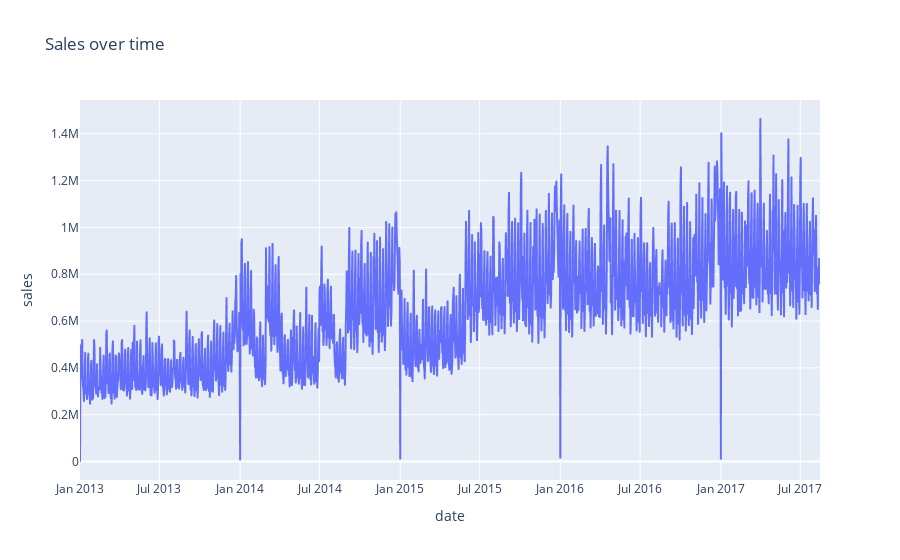

The cell this chart's notebook holds for it:
### Markdown cell above
#### Daily sales over time as line plot

### Code cell
px.line(train.groupby("date").agg({"sales": "sum"}).reset_index(), x="date", y="sales", title="Sales over time")

### Figure 1 — Plotly figure (JSON) as saved in the notebook; plotly's stock layout.template omitted (floating-point values rounded to 4 significant figures; data arrays with more than 128 entries replaced by an {"elided": "..."} marker saying what was removed)
{"data": [{"hovertemplate": "date=%{x}<br>sales=%{y}<extra></extra>", "legendgroup": "", "line": {"color": "#636efa", "dash": "solid"}, "marker": {"symbol": "circle"}, "mode": "lines", "name": "", "showlegend": false, "type": "scattergl", "x": {"elided": "1684 str values"}, "xaxis": "x", "y": {"elided": "1684 float values"}, "yaxis": "y"}], "layout": {"legend": {"tracegroupgap": 0}, "title": {"text": "Sales over time"}, "xaxis": {"anchor": "y", "domain": [0, 1], "title": {"text": "date"}}, "yaxis": {"anchor": "x", "domain": [0, 1], "title": {"text": "sales"}}}}
